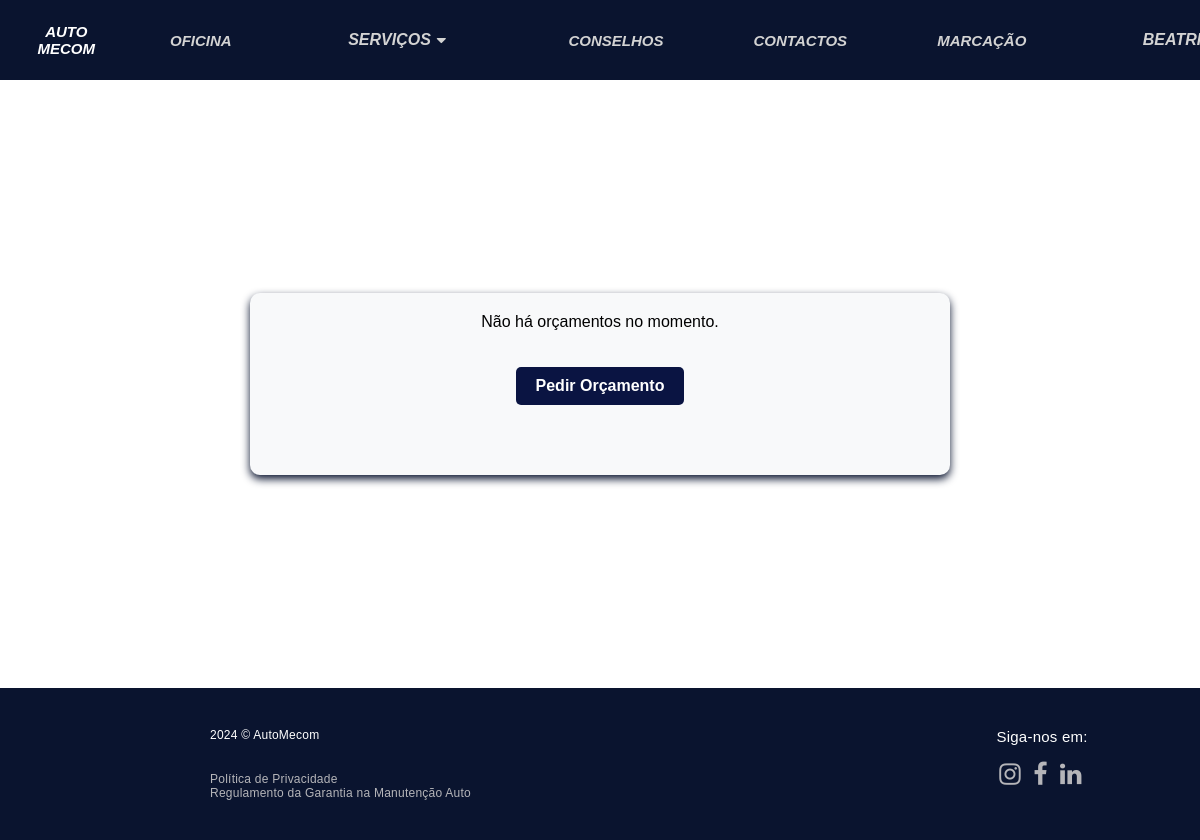
The page /orcamentos (signed in) on the database as committed earlier.
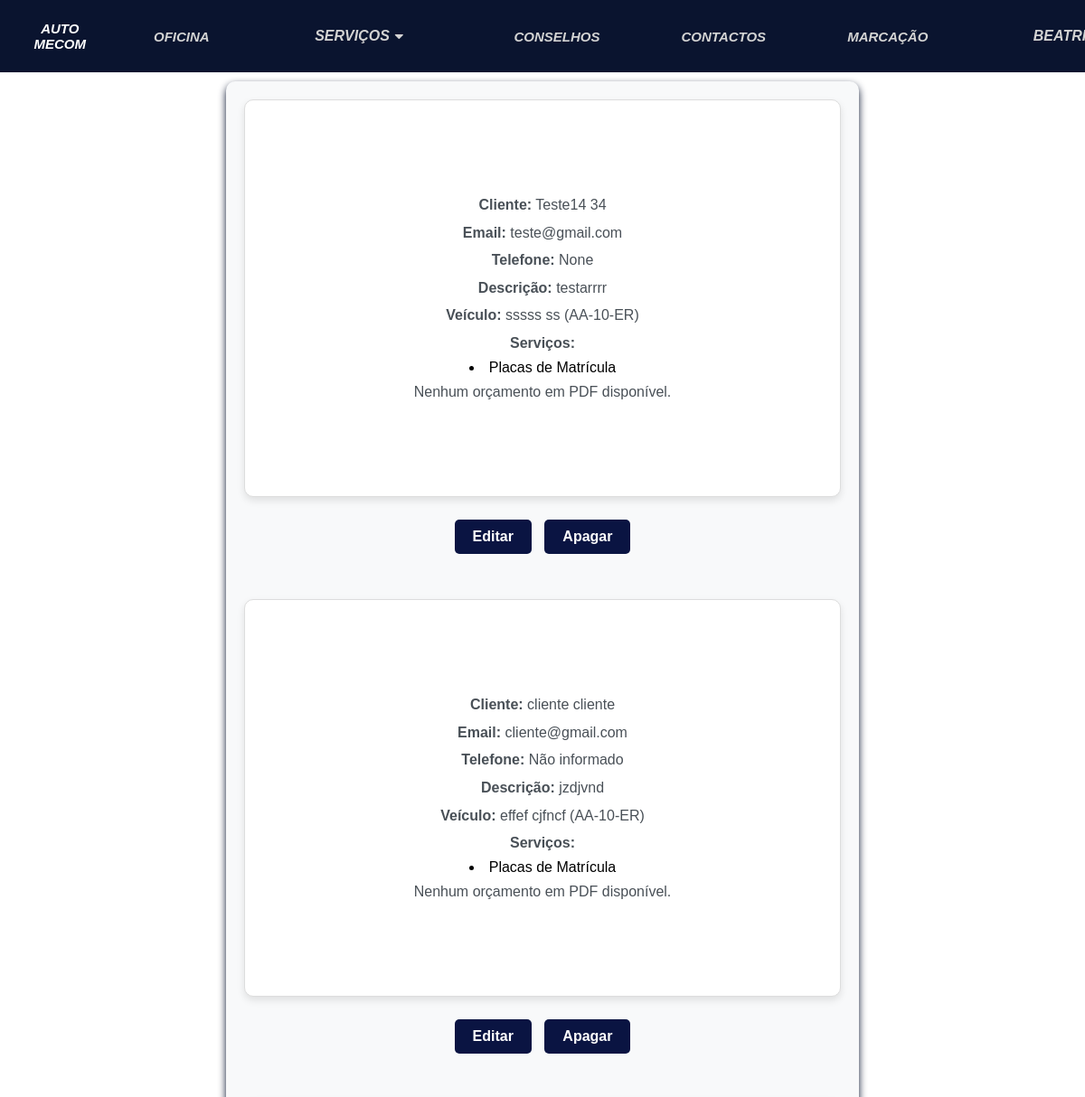
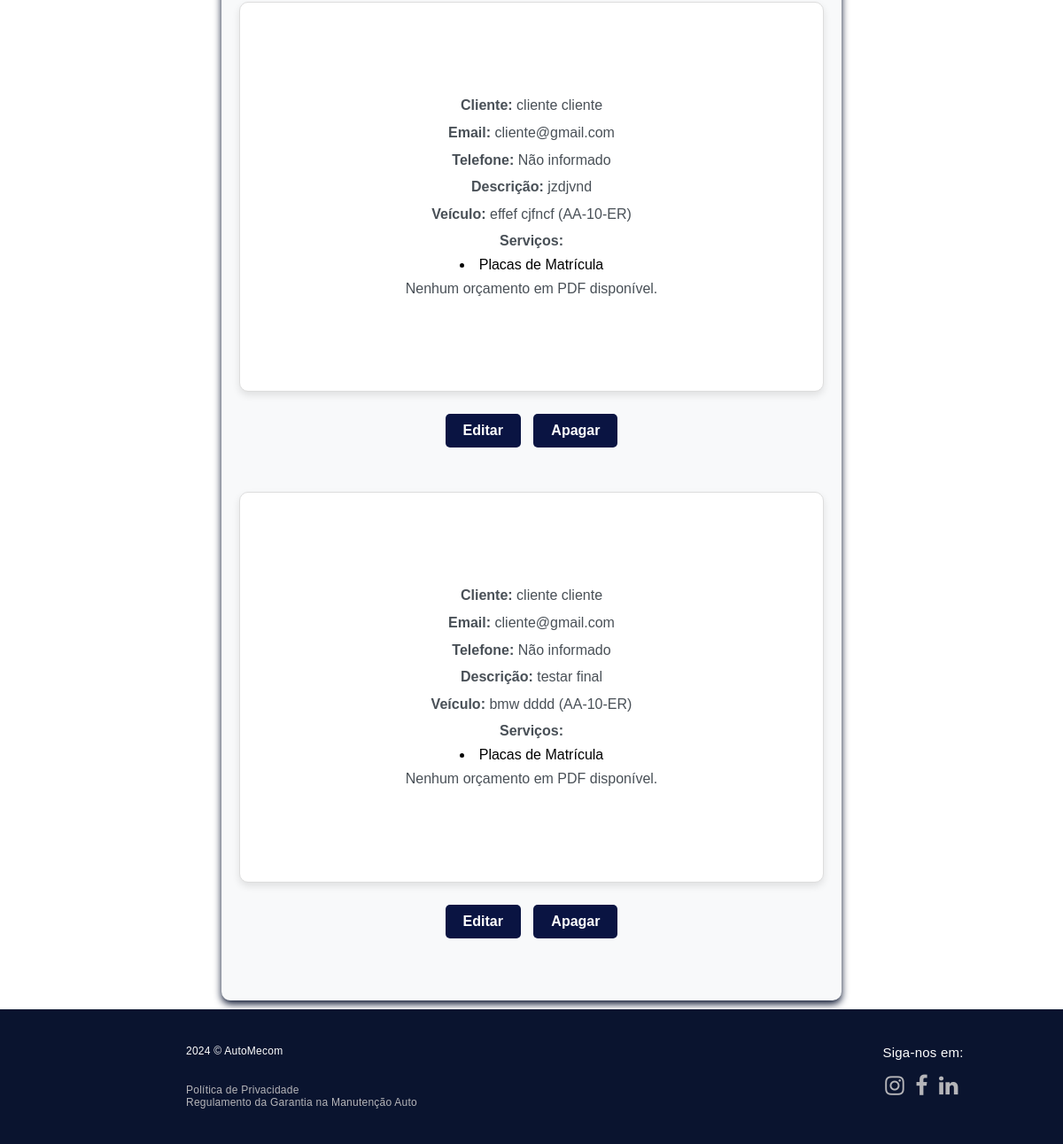
The same page on the database as committed later (2 pictures, top to bottom).
### automecom/models.py (models this page shows, shortened)
class Orcamento(models.Model):
    user = models.ForeignKey(User, on_delete=models.SET_NULL, null=True, blank=True)
    nome = models.CharField(max_length=100, null=True, blank=True)
    apelido = models.CharField(max_length=100, null=True, blank=True)
    email = models.EmailField(null=True, blank=True)
    telefone = models.IntegerField(null=True, blank=True)
    descricao = models.TextField()
    servicos = models.ManyToManyField(Servico)
    veiculo = models.OneToOneField(Veiculo, on_delete=models.CASCADE, null=True, blank=True)
    arquivo_pdf = models.FileField(null=True, blank=True)

class Veiculo(models.Model):
    marca = models.CharField(max_length=200)
    modelo = models.CharField(max_length=200)
    ano = models.PositiveIntegerField(default=0000)
    matricula = models.CharField(max_length=8)
    kms = models.IntegerField(null=False, blank=False)

class Servico(models.Model):
    nome = models.CharField(max_length=50)
    descricao = models.CharField(max_length=350, default="", blank=True)
    tipo = models.ManyToManyField(TipoServico, blank=True)

### automecom/views.py (the view)
# urls.py: path('orcamentos', views.listar_orcamentos, name='orcamentos'),
def listar_orcamentos(request):
    utilizador = None
    orcamentos = None
    if request.user.is_authenticated:  # Verifica se o usuário está autenticado
        try:
            utilizador = Utilizador.objects.get(user=request.user)
        except Utilizador.DoesNotExist:
            messages.error(request, "Usuário não encontrado.")
            return redirect('automecom:login')  # Ou outra lógica para lidar com erro
        if is_administrador(request.user):  # Usuário é administrador
            orcamentos = Orcamento.objects.all()
        else:  # Usuário autenticado e não administrador
            orcamentos = Orcamento.objects.filter(user=request.user)
    return render(request, 'automecom/orcamentos.html', {
        'orcamentos': orcamentos
    })

### automecom/templatetags/custom_tags.py (called while the page is built)
@register.filter(name="is_administrador")
def is_administrador(user):
    if isinstance(user, AnonymousUser):
        return False
    try:
        utilizador = Utilizador.objects.get(user=user)
        print(f"Usuário {user.username} é administrador: {utilizador.administrador}")
    except Utilizador.DoesNotExist:
        return False
    return utilizador.administrador

### automecom/templates/automecom/orcamentos.html (shortened to what this page needs)
<!DOCTYPE html>
<html lang="en">
<head>
</head>
{% extends 'automecom/layout.html' %}
{% load custom_tags %}
{% block main %}
{% load static %}
<body>
<section class="marcacoesSection">
    {% if orcamentos %}
        {% for orcamento in orcamentos %}
            <div class="Serv{% if user|is_administrador %} administrador{% endif %}">
                <div>
                    <br>
                    {% if user|is_administrador %}
                        <p><strong>Cliente:</strong>
                            {% if orcamento.user %}
                                {{ orcamento.user.first_name }} {{ orcamento.user.last_name }}
                            {% else %}
                                {{ orcamento.nome }} {{ orcamento.apelido }}
                            {% endif %}
                        </p>
                        <p><strong>Email:</strong>
                            {% if orcamento.user %}
                                {{ orcamento.user.email }}
                            {% else %}
                                {{ orcamento.email }}
                            {% endif %}
                        </p>
                        <p><strong>Telefone:</strong>
                            {% if orcamento.user %}
                                {{ orcamento.telefone|default:"Não informado" }}
                            {% else %}
                                {{ orcamento.telefone }}
                            {% endif %}
                        </p>
                    {% endif %}
                    <p><strong>Descrição:</strong> {{ orcamento.descricao }}</p>
                    <p><strong>Veículo:</strong> {{ orcamento.veiculo.marca }} {{ orcamento.veiculo.modelo }} ({{ orcamento.veiculo.matricula }})</p>
                    <p><strong>Serviços:</strong></p>
                        {% for servico in orcamento.servicos.all %}
                            <li>{{ servico.nome }}</li>
                        {% endfor %}
                    {% if orcamento.arquivo_pdf %}
    <p><strong>Orçamento em PDF:</strong>
        <a href="{{ orcamento.arquivo_pdf.url }}" target="_blank">Baixar/Visualizar PDF</a>
    </p>
{% else %}
    <p> Nenhum orçamento em PDF disponível.</p>
{% endif %}
                    <br>
                </div>
            </div>
            {% if user|is_administrador %}
                <a href="{% url 'automecom:editarorca' orcamento.id %}" class="botao">Editar</a>
                <a href="{% url 'automecom:apagarorca' orcamento.id %}" class="botao">Apagar</a>
            {% else %}
                <a href="{% url 'automecom:editarorca' orcamento.id %}" class="botao">Alterar</a>
                <a href="{% url 'automecom:apagarorca' orcamento.id %}" class="botaoCancelar">Cancelar</a>
            {% endif %}
            <br>
        {% endfor %}
   {% else %}
    {% if user.is_authenticated %}
        <p class="no-orcamentos">Não há orçamentos no momento.</p>
    {% endif %}
    <a href="{% url 'automecom:orcamento' %}" class="botao">Pedir Orçamento</a>
{% endif %}
</section>
</body>
</html>
{% endblock %}

### automecom/templates/automecom/layout.html (shortened to what this page needs)
{% load custom_tags %}
{% load static %}
<html lang="pt">
<head>
    <link rel="stylesheet" href="https://cdnjs.cloudflare.com/ajax/libs/font-awesome/4.7.0/css/font-awesome.min.css">
    <link rel="stylesheet" href="{% static 'automecom/css/estilos.css' %}">
</head>
<body>
  <header>
      <nav class="logo"><a class="textmenu" href="home">AUTO MECOM</a></nav>
      <nav class="textmenu menu-links">
        <a href="sobre">OFICINA</a>
        <div class="subnav">
            <a class="subnavbtn" href="servicos">SERVIÇOS <i class="fa fa-caret-down"></i></a>
        </div>
        <a href="conselhos">CONSELHOS</a>
        <a href="contactos">CONTACTOS</a>
        <a href="marcacao">MARCAÇÃO</a>
        <div class="subnav">
        {% if request.user.is_authenticated %}
            <a class="subnavbtn">{{ user.username }}</a>
        {% endif %}
        </div>
    </nav>
  </header>
  <div class="espace"></div>
  <main>
  <div class="conteudo">
      {% block main %}
      {% endblock main %}
    <footer>
      <div class="creditos">
          <div class="container">
              <div class="leftsubmenu">
                  <div>
                      <ul class="sub-menu">
                          <p>2024 © AutoMecom</p>
                          <br>
                            <li><a href="privacidade.html">Política de Privacidade</a></li>
                            <li><a href="garantia.html">Regulamento da Garantia na Manutenção Auto</a></li>
                      </ul>
                  </div>
              </div>
              <div class="rightsubmenu">
                  <p>Siga-nos em:</p>
                  <div class="social">
                      <a><a href="//www.instagram.com/automecom/" target="_blank"><i class="fa fa-instagram" style="font-size:25px;"></i></a></a>
                      <a><a href="" target="_blank"><i class="fa fa-facebook" style="font-size:25px;"></i></a></a>
                      <a><a href="" target="_blank"><i class="fa fa-linkedin" style="font-size:25px;"></i></a></a>
                  </div>
              </div>
          </div>
      </div>
  </footer>
</body>
</html>

### automecom/static/automecom/css/estilos.css (style rules this page uses)
* { padding: 0; margin: 0; box-sizing:border-box; font-family: sans-serif; }
header { height: 10vh; background: rgb(10, 20, 47); color: white; top: 0; z-index: 1000; position: fixed; display:flex; justify-content: space-between; align-items: center; width:100% }
.espace { height: 10vh; width:100% }
header nav { display:flex; justify-content: flex-end; }
nav { height: 100%; }
nav a { padding: 0 2.5em; text-decoration: none; color: lightgray; overflow: hidden; height: 100%; display: flex; justify-content: center; align-items: center; }
.subnav a { padding: 0 4em; text-decoration: none; font-size: 1rem; color: lightgray; overflow: hidden; height: 100%; }
.subnavbtn { z-index: 2; }
main { display: flex; margin: auto; flex-direction: column; min-height: 95vh; background-color:white; box-sizing: border-box; padding: 0px; width:100%; }
.conteudo { width: 100%; max-width: 1200px; margin:auto; padding : 10px; }
footer { position: relative; height: auto; display: flex; flex-direction:column; justify-content: flex-end; align-items: center; background: #0A142FFF; color: white; text-align: center; padding: 20px 0; bottom: 0; width: 100%; box-sizing: border-box; }
footer .creditos { background: #0A142FFF; width: 100%; font-size: 12px; font-weight: normal; letter-spacing: 0.24px; color: #ffffff; padding: 20px 0; margin: 0; }
footer .creditos .container { display: flex; flex-wrap: wrap; }
.container, .container-fluid { position: relative; width: 100%; padding: 0 20px; }
footer .creditos .container div { text-align: right; }
footer .rightsubmenu { color: white; font-size: 15px; margin-left: 200px; }
.leftsubmenu { padding-left: 10px; -ms-flex: 0 0 66.666667%; flex: 0 0 66.666667%; max-width: 66.666667%; display: flex; }
footer ul { padding-left: 180px; list-style: none; text-align: left; }
footer .creditos a { color:#B5B5B9; }
footer .creditos ul { font-size: 12px; }
.sub-menu a { color: white; text-decoration: none; }
p { margin-top: 0; margin-bottom: 1rem; }
footer .social { font-size: 0; padding: 5px 0; text-align: right; margin-top: -10px; }
.fa { padding: 6px; }
* { box-sizing:border-box }
.textmenu { font-size: 15px; color: white; font-weight: 550; letter-spacing: normal; text-transform: uppercase; text-align: center; position: relative; font-style: italic; }
.marcacoesSection { background-color: #f8f9fa; padding: 20px; margin: 0 auto; max-width: 700px; box-shadow: 0 4px 8px rgb(10, 20, 47); transition: transform 0.3s ease, box-shadow 0.3s ease; }
section { background-color: rgb(10, 20, 66); padding: 20px; border-radius: 10px; margin: 20px; text-align: center; }
.Serv { background-color: #ffffff; border: 1px solid #ddd; padding: 80px; margin-bottom: 5px; border-radius: 10px; box-shadow: 0 4px 8px rgba(0, 0, 0, 0.1); transition: transform 0.3s ease, box-shadow 0.3s ease; }
.Serv p { font-size: 16px; color: #495057; line-height: 1.6; margin: 5px 0; }
.botao { display: inline-block; background-color: rgb(10, 20, 66); color: #ffffff; text-align: center; padding: 10px 20px; margin: 20px 5px; margin-bottom:50px; border-radius: 5px; text-decoration: none; font-size: 16px; font-weight: bold; transition: background-color 0.3s ease, transform 0.2s ease; }
ul, ol { margin: 0; padding: 0 0 0 20px; }
.menu-links { display: flex; gap: 15px; }

Rows that differ between the two databases and show on the page:
added Orcamento: nome "Teste14", apelido "34", email "teste@gmail.com", telefone "None", descricao "testarrrr", veiculo.marca "sssss", veiculo.modelo "ss", veiculo.matricula "AA-10-ER", arquivo_pdf "Nenhum orçamento em PDF disponível."
now on this page (row unchanged): Servico: nome "Placas de Matrícula"
added Orcamento: user.first_name "cliente", user.last_name "cliente", user.email "cliente@gmail.com", telefone "Não informado", descricao "jzdjvnd", veiculo.marca "effef", veiculo.modelo "cjfncf", veiculo.matricula "AA-10-ER", arquivo_pdf "Nenhum orçamento em PDF disponível."
added Orcamento: user.first_name "cliente", user.last_name "cliente", user.email "cliente@gmail.com", telefone "Não informado", descricao "jzdjvnd", veiculo.marca "effef", veiculo.modelo "cjfncf", veiculo.matricula "AA-10-ER", arquivo_pdf "Nenhum orçamento em PDF disponível."
added Orcamento: user.first_name "cliente", user.last_name "cliente", user.email "cliente@gmail.com", telefone "Não informado", descricao "testar final", veiculo.marca "bmw", veiculo.modelo "dddd", veiculo.matricula "AA-10-ER", arquivo_pdf "Nenhum orçamento em PDF disponível."
Other text that changed with them:
text no longer shown: "Não há orçamentos no momento. Pedir Orçamento"
